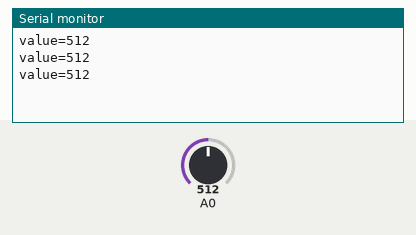
Simulated run of this sketch. Board: Arduino Uno, built with avr-gcc and run on an emulated ATmega328P. Parts: the last lines printed to the serial monitor. The test bench sets the inputs (shaded band); at power-on: A0 = 512.

Above: at 1.3 s.
1.4 s: A0 set to 716
At 1.9 s:
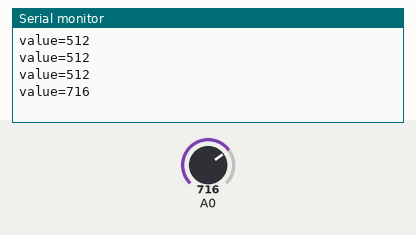
2.9 s: A0 set to 900
At 3.4 s:
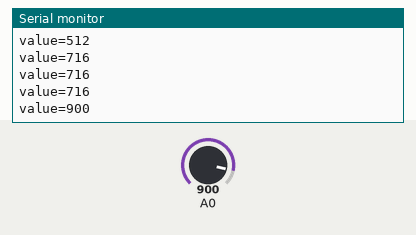
Timing chart, 0 to 5.9 s (numbered marks = the images above; inputs shaded):
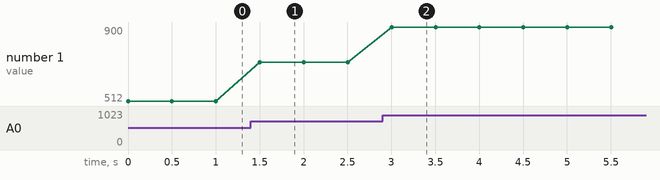

The sketch:

flex_reading.ino
```cpp
void setup()
{
  Serial.begin(9600);
  pinMode(A0,INPUT);
}

void loop() {
  int a;
  a=analogRead(A0);
  Serial.print("value=");
  Serial.println(a);
 delay(500);
}
```

Measured:
- after the input at 1.4 s, the serial monitor: prints a new line after 0.10 s (image 1)
- after the input at 2.9 s, the serial monitor: prints a new line after 0.10 s (image 2)
- plotted number 1: 512 → 716 after the input at 1.4 s, 716 → 900 after the input at 2.9 s
